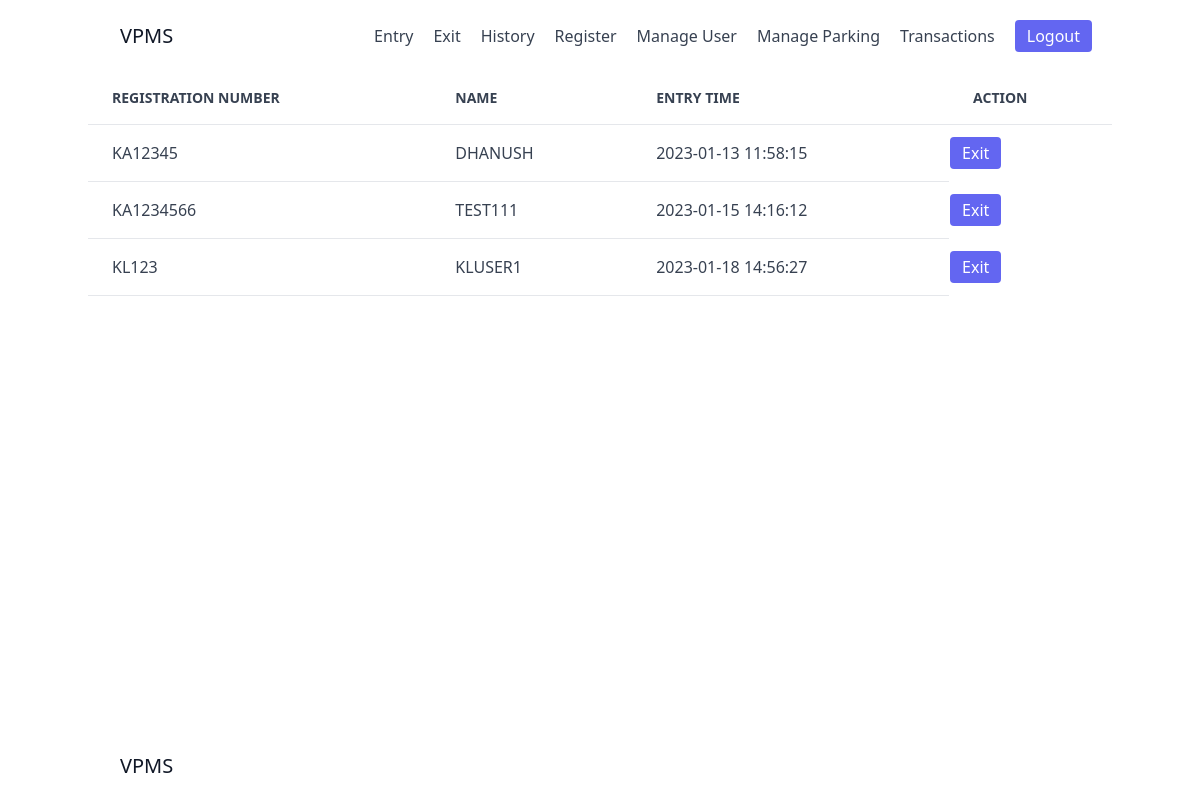
The app's page /uexit (signed in) with its own data.
### app/models.py (models this page shows, shortened)
class ParkingSlot(db.Model):
    __tablename__ = 'parkingslot'
    id = db.Column(db.Integer, primary_key=True)
    rc = db.Column(db.String(10), index = True, unique = True, nullable=False)
    phone = db.Column(db.String(10), index = True, unique = True, nullable=False)
    name = db.Column(db.String(20), index = True, nullable=False)
    entry_empname = db.Column(db.String(64), index = True, nullable=False)
    entry_time = db.Column(db.DateTime, index = True, nullable=False)
    entry_epoch = db.Column(db.Integer, index = True, nullable=False)

### app/routes.py (the view)
@app.route('/uexit', methods=['GET', 'POST'])
@login_required
def uexit():
    exitData = ParkingSlot.query.filter_by(entry_empname=current_user.name).all()
    return render_template('uexit.html', title = 'Exit', exitData=exitData)

### app/models.py (called while the page is built)
@login.user_loader
def load_user(id):
    return User.query.get(int(id))

### app/templates/uexit.html
{% extends "index.html" %}
{% block content %}
<section class="text-gray-700 body-font">
    {% if exitData|length < 1 %}
    <h4 class="text-2xl font-medium title-font mb-4 text-gray-900 tracking-widest" style="text-align: center">NO VEHICLES PARKED!</h4>
    {% else %}
    <div class="container mx-auto flex">
        <table id="myTable" class="text-left w-full border-collapse">
            <thead>
                <tr>
                    <th class="py-4 px-6 bg-grey-lightest font-bold uppercase text-sm text-grey-dark border-b border-grey-light">Registration Number</th>
                    <th class="py-4 px-6 bg-grey-lightest font-bold uppercase text-sm text-grey-dark border-b border-grey-light">Name</th>
                    <th class="py-4 px-6 bg-grey-lightest font-bold uppercase text-sm text-grey-dark border-b border-grey-light">Entry Time</th>
                    <th class="py-4 px-6 bg-grey-lightest font-bold uppercase text-sm text-grey-dark border-b border-grey-light">Action</th>
                </tr>
            </thead>
            <tbody>
                {% for data in exitData %}
                <tr class="hover:bg-grey-lighter">
                    <td class="py-4 px-6 border-b border-grey-light">{{ data.rc }}</td>
                    <td class="py-4 px-6 border-b border-grey-light">{{ data.name }}</td>
                    <td class="py-4 px-6 border-b border-grey-light">{{ data.entry_time }}</td>
                    <td>
                        <button
                        class="inline-flex items-center text-white bg-indigo-500 border-0 py-1 px-3 focus:outline-none hover:bg-indigo-600 rounded text-base mt-4 md:mt-0"
                        onclick="location.href='/exit/{{ data.id }}'">Exit</button>
                    </td>
                </tr>
                {% endfor %}
            </tbody>
        </table>
    </div>
    {% endif %}
</section>
{% endblock %}

### records on screen
ParkingSlot: rc "KA12345", name "DHANUSH", entry_time "2023-01-13 11:58:15"
ParkingSlot: rc "KA1234566", name "TEST111", entry_time "2023-01-15 14:16:12"
ParkingSlot: rc "KL123", name "KLUSER1", entry_time "2023-01-18 14:56:27"
